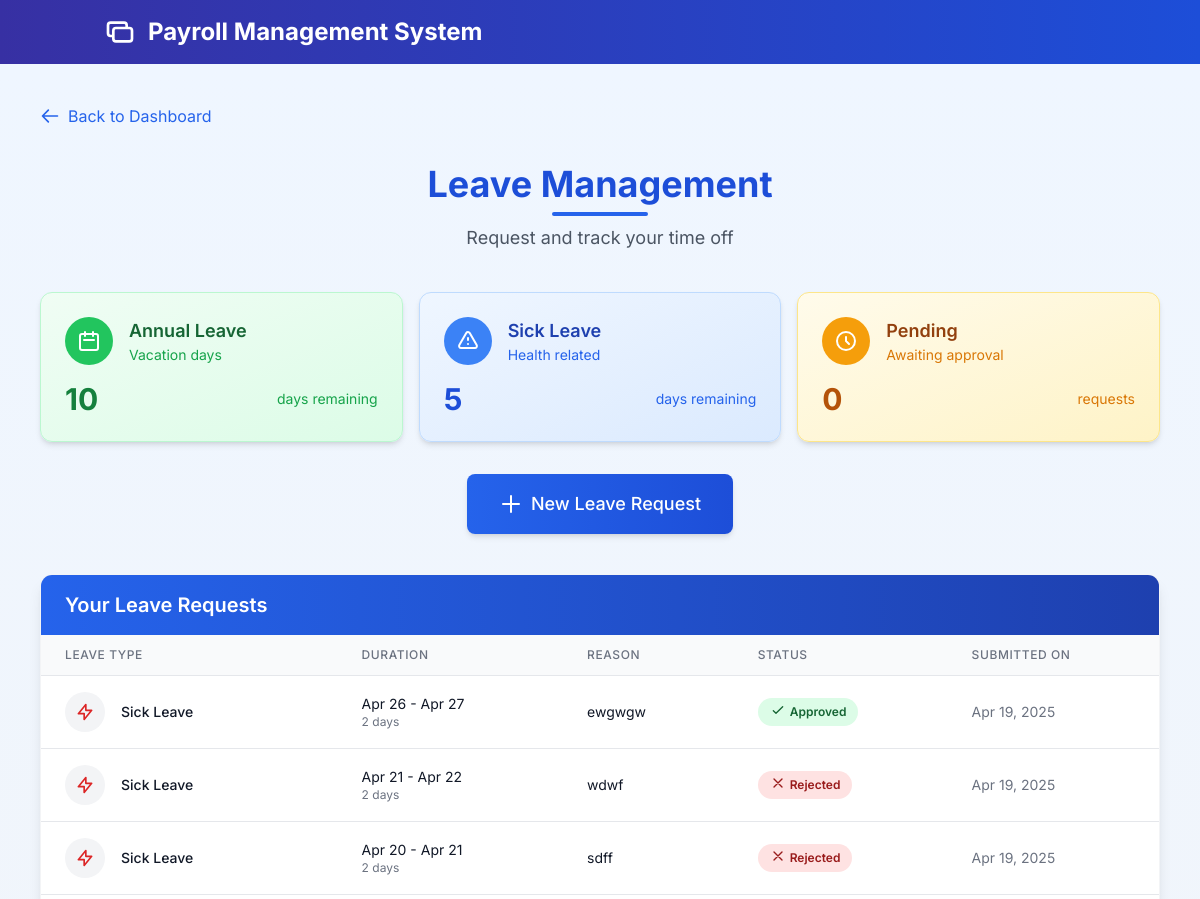
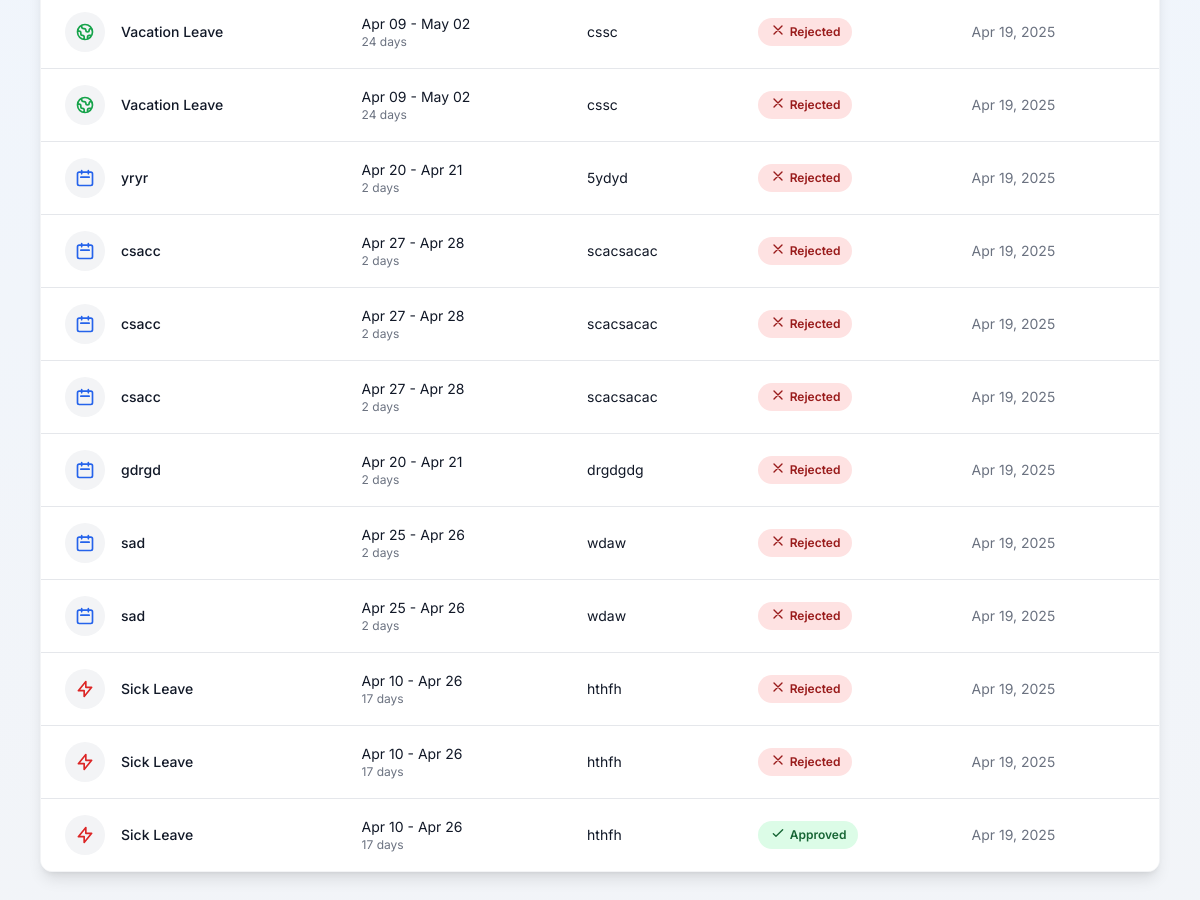
The page /leave.php (signed in) on the database its author committed (2 pictures, top to bottom).
### tables this page shows
CREATE TABLE `leave_requests` (
  `id` int(11) NOT NULL,
  `employee_id` int(11) NOT NULL,
  `leave_type` varchar(50) NOT NULL,
  `start_date` date NOT NULL,
  `end_date` date NOT NULL,
  `reason` text NOT NULL,
  `status` enum('Pending','Approved','Rejected') DEFAULT 'Pending',
  `created_at` timestamp NOT NULL DEFAULT current_timestamp()
);

### leave.php (the view, shortened to what this page needs)
<?php
include 'config.php';
$user_id = $_SESSION['user_id'];
$leave_requests_sql = "SELECT id, leave_type, start_date, end_date, reason, status, created_at FROM leave_requests WHERE employee_id = ? ORDER BY created_at DESC";
$leave_requests_stmt = $conn->prepare($leave_requests_sql);
$leave_requests_stmt->bind_param("i", $user_id);
$leave_requests_stmt->execute();
$leave_requests_result = $leave_requests_stmt->get_result();
?>
<?php include 'components/header.php'; ?>
<main class="bg-gradient-to-b from-blue-50 to-gray-100 min-h-screen py-10">
    <div class="container mx-auto px-4 max-w-6xl">
        <div class="mb-8">
            <a href="dashboard.php"
                class="inline-flex items-center text-blue-600 hover:text-blue-800 transition-colors">
                <svg xmlns="http://www.w3.org/2000/svg" class="h-5 w-5 mr-2" fill="none" viewBox="0 0 24 24"
                    stroke="currentColor">
                    <path stroke-linecap="round" stroke-linejoin="round" stroke-width="2"
                        d="M10 19l-7-7m0 0l7-7m-7 7h18" />
                </svg>
                Back to Dashboard
            </a>
        </div>
        <div class="flex flex-col items-center mb-10">
            <h1 class="text-4xl font-bold text-blue-700 mb-2">Leave Management</h1>
            <div class="h-1 w-24 bg-blue-600 rounded-full mb-2"></div>
            <p class="text-gray-600 text-lg">Request and track your time off</p>
        </div>
        <div class="grid grid-cols-1 md:grid-cols-3 gap-4 mb-8">
            <div class="bg-gradient-to-br from-green-50 to-green-100 p-6 rounded-xl shadow-md border border-green-200">
                <div class="flex items-center mb-4">
                    <div class="bg-green-500 w-12 h-12 rounded-full flex items-center justify-center mr-4">
                        <svg xmlns="http://www.w3.org/2000/svg" class="h-6 w-6 text-white" fill="none"
                            viewBox="0 0 24 24" stroke="currentColor">
                            <path stroke-linecap="round" stroke-linejoin="round" stroke-width="2"
                                d="M8 7V3m8 4V3m-9 8h10M5 21h14a2 2 0 002-2V7a2 2 0 00-2-2H5a2 2 0 00-2 2v12a2 2 0 002 2z" />
                        </svg>
                    </div>
                    <div>
                        <h3 class="text-green-800 text-lg font-semibold">Annual Leave</h3>
                        <p class="text-green-600 text-sm">Vacation days</p>
                    </div>
                </div>
                <div class="flex justify-between items-center">
                    <span class="text-3xl font-bold text-green-700">10</span>
                    <span class="text-sm text-green-600">days remaining</span>
                </div>
            </div>
            <div class="bg-gradient-to-br from-blue-50 to-blue-100 p-6 rounded-xl shadow-md border border-blue-200">
                <div class="flex items-center mb-4">
                    <div class="bg-blue-500 w-12 h-12 rounded-full flex items-center justify-center mr-4">
                    </div>
                    <div>
                        <h3 class="text-blue-800 text-lg font-semibold">Sick Leave</h3>
                        <p class="text-blue-600 text-sm">Health related</p>
                    </div>
                </div>
                <div class="flex justify-between items-center">
                    <span class="text-3xl font-bold text-blue-700">5</span>
                    <span class="text-sm text-blue-600">days remaining</span>
                </div>
            </div>
            <div class="bg-gradient-to-br from-amber-50 to-amber-100 p-6 rounded-xl shadow-md border border-amber-200">
                <div class="flex items-center mb-4">
                    <div class="bg-amber-500 w-12 h-12 rounded-full flex items-center justify-center mr-4">
                        <svg xmlns="http://www.w3.org/2000/svg" class="h-6 w-6 text-white" fill="none"
                            viewBox="0 0 24 24" stroke="currentColor">
                            <path stroke-linecap="round" stroke-linejoin="round" stroke-width="2"
                                d="M12 8v4l3 3m6-3a9 9 0 11-18 0 9 9 0 0118 0z" />
                        </svg>
                    </div>
                    <div>
                        <h3 class="text-amber-800 text-lg font-semibold">Pending</h3>
                        <p class="text-amber-600 text-sm">Awaiting approval</p>
                    </div>
                </div>
                <div class="flex justify-between items-center">
                    <?php
                    $pending_count = 0;
                    if ($leave_requests_result) {
                        $leave_requests_result->data_seek(0);
                        $leave_requests_result->data_seek(0);
                    }
                    ?>
                    <span class="text-3xl font-bold text-amber-700"><?php echo $pending_count; ?></span>
                    <span class="text-sm text-amber-600">requests</span>
                </div>
            </div>
        </div>
        <div class="mb-10 flex justify-center">
            <button onclick="toggleModal()"
                class="group bg-gradient-to-r from-blue-600 to-blue-700 text-white px-8 py-4 rounded-lg shadow-md hover:from-blue-700 hover:to-blue-800 transform transition duration-300 hover:-translate-y-1 hover:shadow-lg flex items-center">
                <svg xmlns="http://www.w3.org/2000/svg" class="h-6 w-6 mr-2 group-hover:animate-bounce" fill="none"
                    viewBox="0 0 24 24" stroke="currentColor">
                    <path stroke-linecap="round" stroke-linejoin="round" stroke-width="2" d="M12 4v16m8-8H4" />
                </svg>
                <span class="text-lg font-medium">New Leave Request</span>
            </button>
        </div>
        <div class="bg-white rounded-xl shadow-lg overflow-hidden border border-gray-100">
            <div class="bg-gradient-to-r from-blue-600 to-blue-800 px-6 py-4">
                <h2 class="text-xl font-semibold text-white">Your Leave Requests</h2>
            </div>
            <?php if ($leave_requests_result && $leave_requests_result->num_rows > 0): ?>
                <div class="overflow-x-auto">
                    <table class="min-w-full divide-y divide-gray-200">
                        <thead class="bg-gray-50">
                            <tr>
                                <th class="px-6 py-3 text-left text-xs font-medium text-gray-500 uppercase tracking-wider">
                                    Leave Type</th>
                                <th class="px-6 py-3 text-left text-xs font-medium text-gray-500 uppercase tracking-wider">
                                    Duration</th>
                                <th class="px-6 py-3 text-left text-xs font-medium text-gray-500 uppercase tracking-wider">
                                    Reason</th>
                                <th class="px-6 py-3 text-left text-xs font-medium text-gray-500 uppercase tracking-wider">
                                    Status</th>
                                <th class="px-6 py-3 text-left text-xs font-medium text-gray-500 uppercase tracking-wider">
                                    Submitted On</th>
                            </tr>
                        </thead>
                        <tbody class="bg-white divide-y divide-gray-200">
                            <?php while ($row = $leave_requests_result->fetch_assoc()): ?>
                                <tr class="hover:bg-gray-50">
                                    <td class="px-6 py-4 whitespace-nowrap">
                                        <div class="flex items-center">
                                            <?php
                                            $icon = '';
                                            $color = '';
                                            if (strpos(strtolower($row['leave_type']), 'sick') !== false) {
                                                $icon = '<svg xmlns="http://www.w3.org/2000/svg" class="h-5 w-5" fill="none" viewBox="0 0 24 24" stroke="currentColor"><path stroke-linecap="round" stroke-linejoin="round" stroke-width="2" d="M13 10V3L4 14h7v7l9-11h-7z" /></svg>';
                                                $color = 'text-red-600';
                                            } elseif (strpos(strtolower($row['leave_type']), 'vacation') !== false) {
                                                $icon = '<svg xmlns="http://www.w3.org/2000/svg" class="h-5 w-5" fill="none" viewBox="0 0 24 24" stroke="currentColor"><path stroke-linecap="round" stroke-linejoin="round" stroke-width="2" d="M3.055 11H5a2 2 0 012 2v1a2 2 0 002 2 2 2 0 012 2v2.945M8 3.935V5.5A2.5 2.5 0 0010.5 8h.5a2 2 0 012 2 2 2 0 104 0 2 2 0 012-2h1.064M15 20.488V18a2 2 0 012-2h3.064M21 12a9 9 0 11-18 0 9 9 0 0118 0z" /></svg>';
                                                $color = 'text-green-600';
                                            } else {
                                                $icon = '<svg xmlns="http://www.w3.org/2000/svg" class="h-5 w-5" fill="none" viewBox="0 0 24 24" stroke="currentColor"><path stroke-linecap="round" stroke-linejoin="round" stroke-width="2" d="M8 7V3m8 4V3m-9 8h10M5 21h14a2 2 0 002-2V7a2 2 0 00-2-2H5a2 2 0 00-2 2v12a2 2 0 002 2z" /></svg>';
                                                $color = 'text-blue-600';
                                            }
                                            ?>
                                            <div
                                                class="flex-shrink-0 h-10 w-10 rounded-full bg-gray-100 flex items-center justify-center <?php echo $color; ?>">
                                                <?php echo $icon; ?>
                                            </div>
                                            <div class="ml-4">
                                                <div class="text-sm font-medium text-gray-900">
                                                    <?php echo htmlspecialchars($row['leave_type']); ?></div>
                                            </div>
                                        </div>
                                    </td>
                                    <td class="px-6 py-4">
                                        <div class="text-sm text-gray-900">
                                            <?php
                                            $start = new DateTime($row['start_date']);
                                            $end = new DateTime($row['end_date']);
                                            $interval = $start->diff($end);
                                            $days = $interval->days + 1;
                                            echo date('M d', strtotime($row['start_date']));
                                            if ($row['start_date'] != $row['end_date']) {
                                                echo " - " . date('M d', strtotime($row['end_date']));
                                            }
                                            ?>
                                        </div>
                                        <div class="text-xs text-gray-500"><?php echo $days . ($days > 1 ? ' days' : ' day'); ?>
                                        </div>
                                    </td>
                                    <td class="px-6 py-4">
                                        <p class="text-sm text-gray-900 truncate max-w-xs"
                                            title="<?php echo htmlspecialchars($row['reason']); ?>">
                                            <?php echo htmlspecialchars(substr($row['reason'], 0, 50) . (strlen($row['reason']) > 50 ? '...' : '')); ?>
                                        </p>
                                    </td>
                                    <td class="px-6 py-4 whitespace-nowrap">
                                        <?php if ($row['status'] === 'Approved'): ?>
                                            <span
                                                class="px-3 py-1 inline-flex text-xs leading-5 font-semibold rounded-full bg-green-100 text-green-800">
                                                <svg xmlns="http://www.w3.org/2000/svg" class="h-4 w-4 mr-1" fill="none"
                                                    viewBox="0 0 24 24" stroke="currentColor">
                                                    <path stroke-linecap="round" stroke-linejoin="round" stroke-width="2"
                                                        d="M5 13l4 4L19 7" />
                                                </svg>
                                                Approved
                                            </span>
                                        <?php elseif ($row['status'] === 'Rejected'): ?>
                                            <span
                                                class="px-3 py-1 inline-flex text-xs leading-5 font-semibold rounded-full bg-red-100 text-red-800">
                                                <svg xmlns="http://www.w3.org/2000/svg" class="h-4 w-4 mr-1" fill="none"
                                                    viewBox="0 0 24 24" stroke="currentColor">
                                                    <path stroke-linecap="round" stroke-linejoin="round" stroke-width="2"
                                                        d="M6 18L18 6M6 6l12 12" />
                                                </svg>
                                                Rejected
                                            </span>
                                        <?php endif; ?>
                                    </td>
                                    <td class="px-6 py-4 whitespace-nowrap text-sm text-gray-500">
                                        <?php echo date('M d, Y', strtotime($row['created_at'])); ?>
                                    </td>
                                </tr>
                            <?php endwhile; ?>
                        </tbody>
                    </table>
                </div>
            <?php endif; ?>
        </div>
    </div>
</main>
<?php include 'components/footer.php'; ?>

### components/header.php (style rules this page uses)
body { font-family: 'Inter', sans-serif; }

### rows shown on the page
leave_requests: leave_type "Sick Leave", start_date "Apr 26", end_date "Apr 27", days "2", reason "ewgwgw", status "Approved" (drawn), created_at "Apr 19, 2025"
leave_requests: leave_type "Sick Leave", start_date "Apr 21", end_date "Apr 22", days "2", reason "wdwf", status "Rejected" (drawn), created_at "Apr 19, 2025"
leave_requests: leave_type "Sick Leave", start_date "Apr 20", end_date "Apr 21", days "2", reason "sdff", status "Rejected" (drawn), created_at "Apr 19, 2025"
leave_requests: leave_type "Vacation Leave", start_date "Apr 09", end_date "May 02", days "24", reason "cssc", status "Rejected" (drawn), created_at "Apr 19, 2025"
leave_requests: leave_type "Vacation Leave", start_date "Apr 09", end_date "May 02", days "24", reason "cssc", status "Rejected" (drawn), created_at "Apr 19, 2025"
leave_requests: leave_type "yryr", start_date "Apr 20", end_date "Apr 21", days "2", reason "5ydyd", status "Rejected" (drawn), created_at "Apr 19, 2025"
leave_requests: leave_type "csacc", start_date "Apr 27", end_date "Apr 28", days "2", reason "scacsacac", status "Rejected" (drawn), created_at "Apr 19, 2025"
leave_requests: leave_type "csacc", start_date "Apr 27", end_date "Apr 28", days "2", reason "scacsacac", status "Rejected" (drawn), created_at "Apr 19, 2025"
leave_requests: leave_type "csacc", start_date "Apr 27", end_date "Apr 28", days "2", reason "scacsacac", status "Rejected" (drawn), created_at "Apr 19, 2025"
leave_requests: leave_type "gdrgd", start_date "Apr 20", end_date "Apr 21", days "2", reason "drgdgdg", status "Rejected" (drawn), created_at "Apr 19, 2025"
leave_requests: leave_type "sad", start_date "Apr 25", end_date "Apr 26", days "2", reason "wdaw", status "Rejected" (drawn), created_at "Apr 19, 2025"
leave_requests: leave_type "sad", start_date "Apr 25", end_date "Apr 26", days "2", reason "wdaw", status "Rejected" (drawn), created_at "Apr 19, 2025"
leave_requests: leave_type "Sick Leave", start_date "Apr 10", end_date "Apr 26", days "17", reason "hthfh", status "Rejected" (drawn), created_at "Apr 19, 2025"
leave_requests: leave_type "Sick Leave", start_date "Apr 10", end_date "Apr 26", days "17", reason "hthfh", status "Rejected" (drawn), created_at "Apr 19, 2025"
leave_requests: leave_type "Sick Leave", start_date "Apr 10", end_date "Apr 26", days "17", reason "hthfh", status "Approved" (drawn), created_at "Apr 19, 2025"

### other values the page prints
$pending_count "0"
